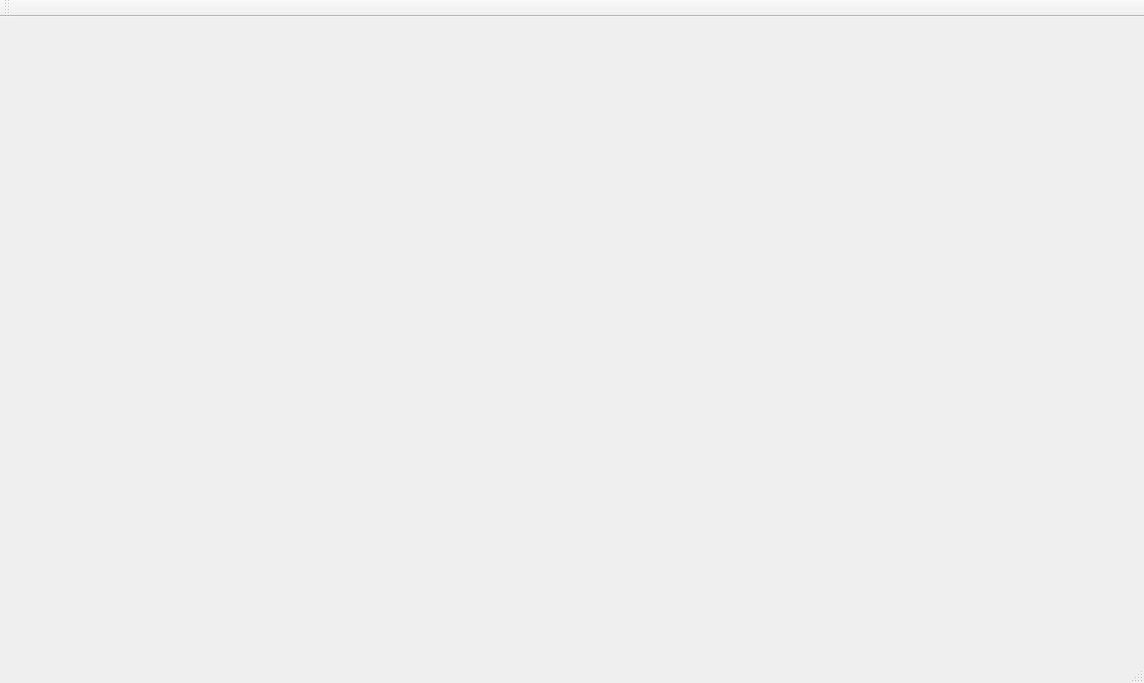
<?xml version="1.0" encoding="UTF-8"?>
<ui version="4.0">
 <class>MainWindow</class>
 <widget class="QMainWindow" name="MainWindow">
  <property name="geometry">
   <rect>
    <x>0</x>
    <y>0</y>
    <width>1144</width>
    <height>683</height>
   </rect>
  </property>
  <property name="windowTitle">
   <string>MainWindow</string>
  </property>
  <widget class="QWidget" name="centralWidget"/>
  <widget class="QMenuBar" name="menuBar">
   <property name="geometry">
    <rect>
     <x>0</x>
     <y>0</y>
     <width>1144</width>
     <height>21</height>
    </rect>
   </property>
  </widget>
  <widget class="QToolBar" name="mainToolBar">
   <attribute name="toolBarArea">
    <enum>TopToolBarArea</enum>
   </attribute>
   <attribute name="toolBarBreak">
    <bool>false</bool>
   </attribute>
  </widget>
  <widget class="QStatusBar" name="statusBar"/>
 </widget>
 <layoutdefault spacing="6" margin="11"/>
 <resources/>
 <connections/>
</ui>
